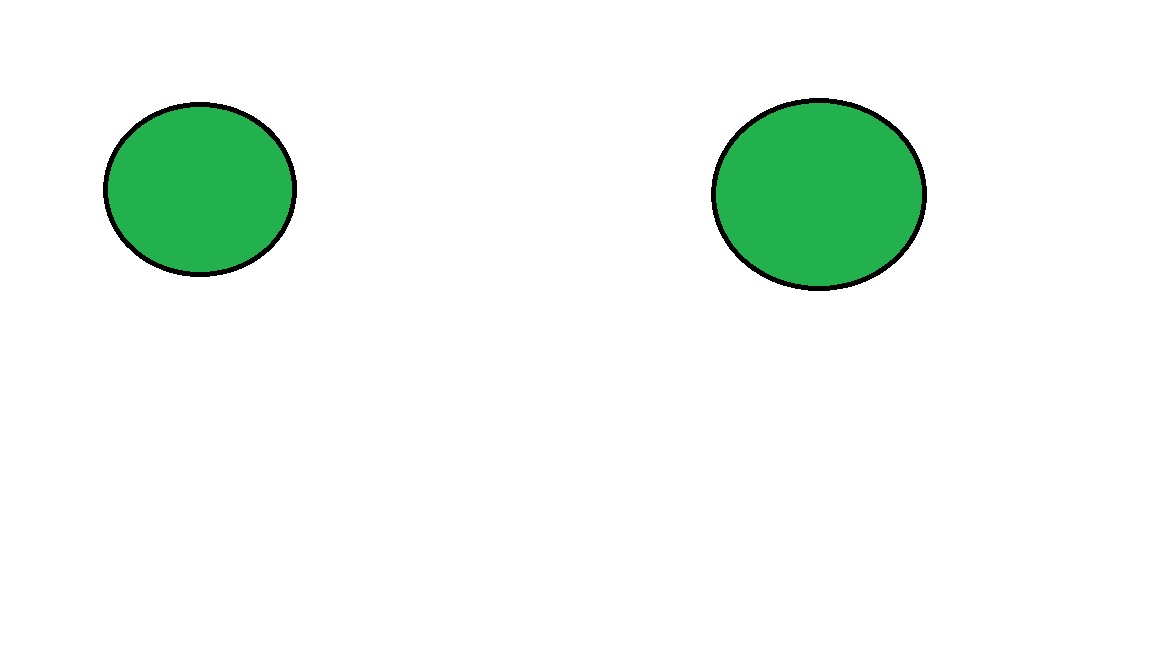
#> input picture src/prueba1.jpg, 1152 x 648 px, found by its file name
$ python Detencion.py
#> lines starting #> are read from the running program, lines starting #| are printed output that depends on the picture
from PIL import Image

# Cargar la misma imagen dos veces
image = Image.open('src/prueba1.jpg')           # Imagen base
#> image is the input picture: PIL image 1152x648 RGB; mean R, G, B 237.3, 247.4, 240.3
imagenConBordes = Image.open('src/prueba1.jpg')  # Imagen con bordes

width = image.size[0] - 1
#> width = 1151
height = image.size[1] - 1
#> height = 647

for i in range(0, width):  # Lee todos los pixeles de la imagen
    for j in range(0, height):
        aqui = imagenConBordes.getpixel((i, j))
        abajo = image.getpixel((i, j + 1))
        derecha = image.getpixel((i + 1, j))

        aquiLuz = (aqui[0] + aqui[1] + aqui[2]) / 3
        abajoLuz = (abajo[0] + abajo[1] + abajo[2]) / 3
        derechaLuz = (derecha[0] + derecha[1] + derecha[2]) / 3
        restaX = abs(aquiLuz - derechaLuz)
        restaY = abs(aquiLuz - abajoLuz)

        color = int(aquiLuz - 1)
        if (restaX + restaY) < 10:
            image.putpixel((i, j), (0, 0, 0))
        else:
            image.putpixel((i, j), (color, color, color))
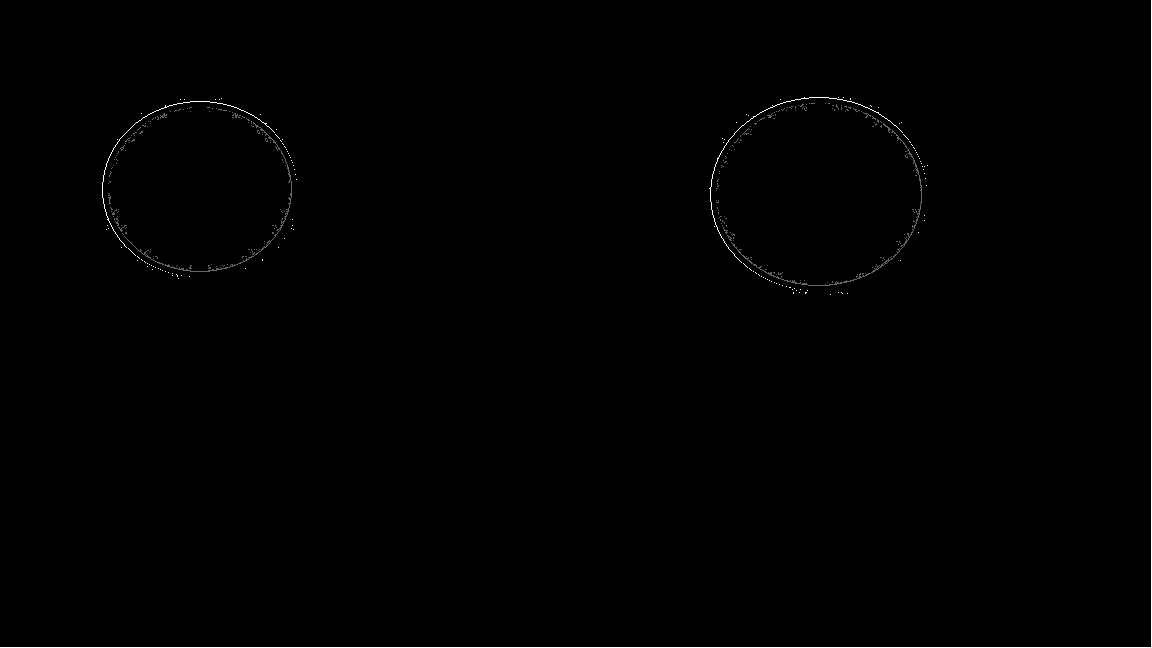
#> image: PIL image 1152x648 RGB; min 0, max 255, mean 1.1

# Guarda la imagen procesada
image.save("src/sincolor.jpg")

$ run again, with src/prueba2.png saved as src/prueba1.jpg
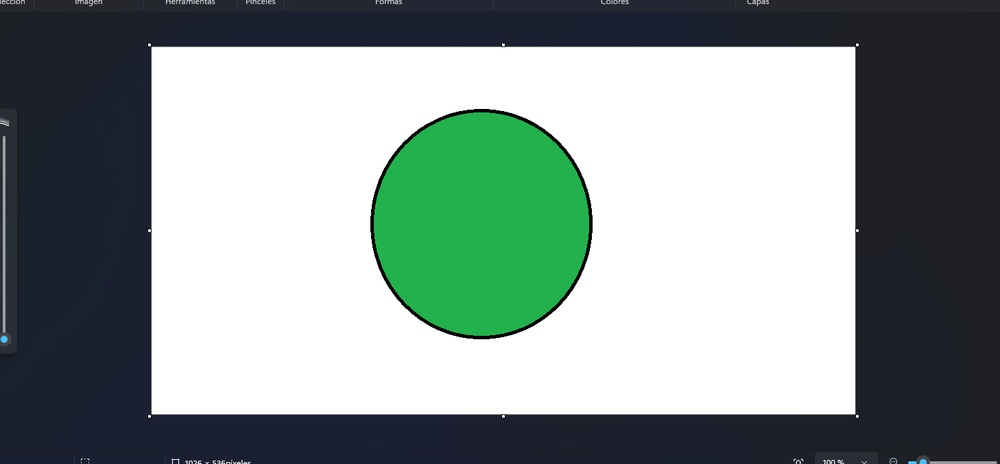
#> input picture src/prueba2.png, 1000 x 464 px, shrunk from 1458 x 677 before the run, found by its file name
#> image is the input picture: PIL image 1000x464 RGB; mean R, G, B 136.1, 149.4, 146.1
#> after the loop `for i in range(0, width):`:
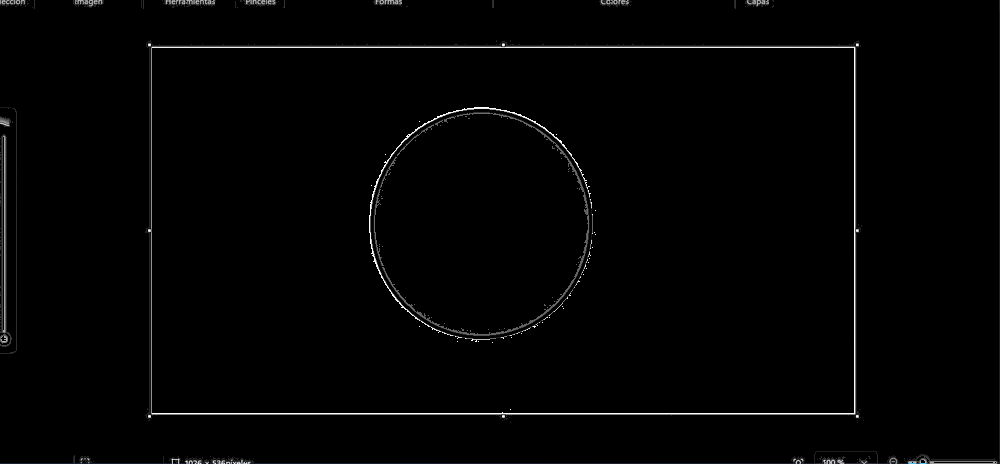
#> image: PIL image 1000x464 RGB; mean R, G, B 3.2, 3.2, 3.2
